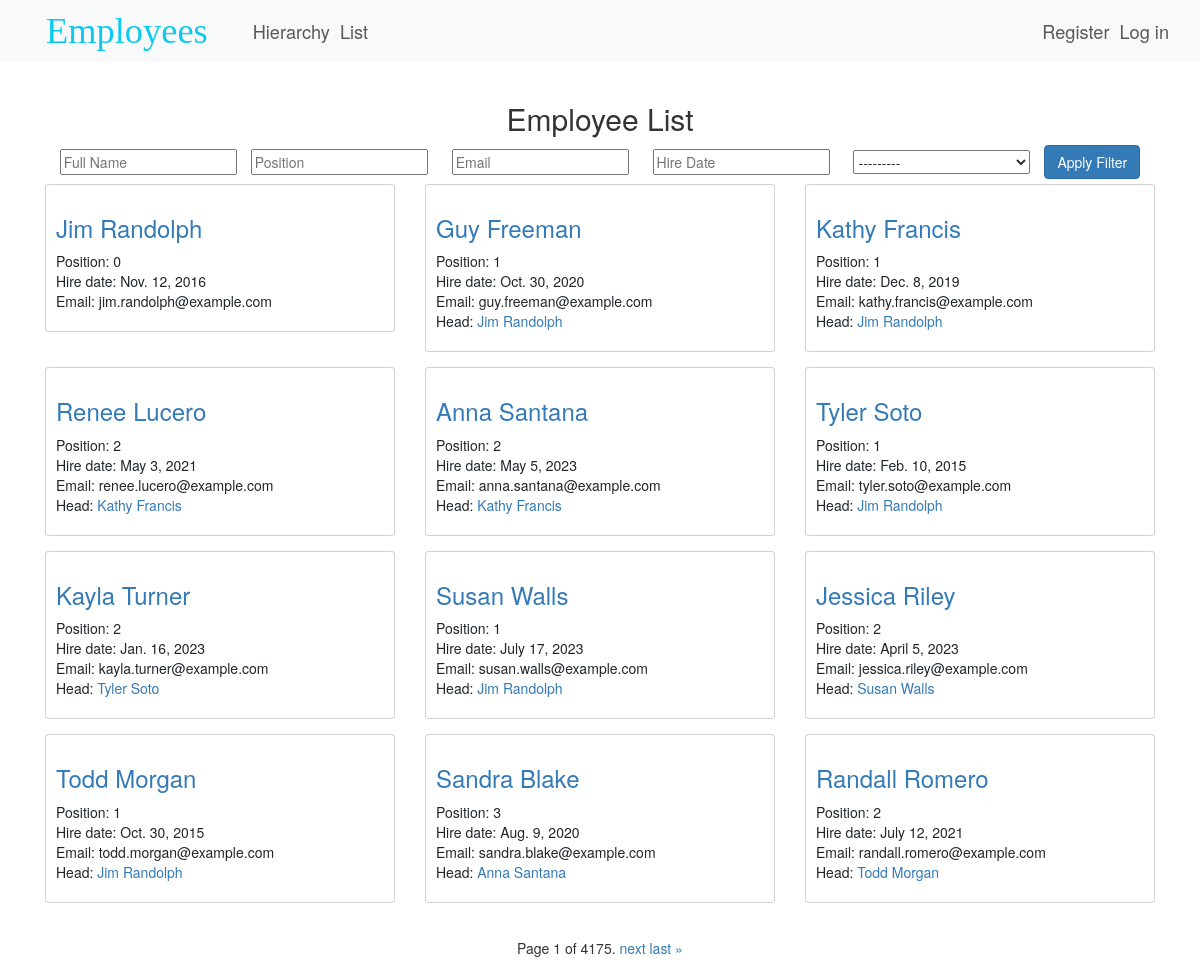
/employees/list/, run on the app's committed database.
### employees/models.py (models this page shows, shortened)
class Employee(models.Model):
    full_name = models.CharField(max_length = 100)
    position = models.CharField(max_length = 100)
    hire_date = models.DateField()
    email = models.EmailField()
    head = models.ForeignKey('self',
                             on_delete = models.SET_NULL,
                             null = True,
                             blank = True)

### employees/views.py (the view)
# urls.py: path('list/', EmployeeListView.as_view(), name='employee-list'),
class EmployeeListView(ListView):
    model = Employee
    context_object_name = 'employees'
    template_name = 'employee_list.html'
    paginate_by = 12
    def get_queryset(self):
        queryset = Employee.objects.all()
        employee_filter = EmployeeFilter(self.request.GET, queryset=queryset)
        return employee_filter.qs
    def get_context_data(self, **kwargs):
        context = super().get_context_data(**kwargs)
        params_dict = {key: value for key, value in self.request.GET.items() if key != 'page'}
        filter_params = urlencode(params_dict)
        context['filter_params'] = filter_params
        context['filter'] = EmployeeFilter(self.request.GET, queryset=self.get_queryset())
        context['authenticated'] = self.request.user.is_authenticated
        context['user'] = self.request.user
        return context

### employees/templates/employee_list.html (shortened to what this page needs)
{% extends "layout.html" %}
{% block body %}
<div class="d-flex flex-column justify-content-center align-items-center">
    <h2>Employee List</h2>
    <form method="get" class="form-inline">
        <div class="form-group mb-2">
            {{ filter.form.full_name }}
        </div>
        <div class="form-group mx-sm-3 mb-2">
            {{ filter.form.position }}
        </div>
        <div class="form-group mx-sm-3 mb-2">
            {{ filter.form.email }}
        </div>
        <div class="form-group mx-sm-3 mb-2">
            {{ filter.form.hire_date }}
        </div>
        <div class="form-group mx-sm-3 mb-2">
            {{ filter.form.order_by }}
        </div>
        <button type="submit" class="btn btn-primary mb-2">Apply Filter</button>
    </form>
</div>
    <div id="employee-list-container">
        {% include 'employee_list_partial.html' %}
    </div>
    <div class="container text-center">
    <div class="pagination">
        <span class="step-links">
            <span class="current">
                Page {{ page_obj.number }} of {{ page_obj.paginator.num_pages }}.
            </span>
            {% if page_obj.has_next %}
                <a href="?page={{ page_obj.next_page_number }}{% if filter_params %}&{{ filter_params }}{% endif %}">next</a>
                <a href="?page={{ page_obj.paginator.num_pages }}{% if filter_params %}&{{ filter_params }}{% endif %}">last &raquo;</a>
            {% endif %}
        </span>
    </div>
</div>
{% endblock body %}

### employees/templates/employee_list_partial.html
<div id="employee-list-container" class="container">
    <div class="row justify-content-center">
        {% for employee in employees %}
        <div class="col-md-4 mb-4">
            <div class="card">
                <div class="card-body">
                    <h3><a href="{% url 'employee-detail' employee.id %}">{{ employee.full_name }}</a></h3>
                    <ul class="list-unstyled">
                        <li>Position: {{employee.position}}</li>
                        <li>Hire date: {{employee.hire_date}}</li>
                        <li>Email: {{employee.email}}</li>
                        {% if not employee.head.full_name is None %}
                        <li>Head: <a href='{% url "employee-detail" employee.head.id %}'>{{employee.head.full_name}}</a></li>
                        {% endif %}
                    </ul>
                </div>
            </div>
        </div>
        {% endfor %}
    </div>
</div>

### data on the page
Employee: full_name "Jim Randolph", position "0", hire_date "Nov. 12, 2016", email "jim.randolph@example.com"
Employee: full_name "Guy Freeman", position "1", hire_date "Oct. 30, 2020", email "guy.freeman@example.com", head.full_name "Jim Randolph"
Employee: full_name "Kathy Francis", position "1", hire_date "Dec. 8, 2019", email "kathy.francis@example.com", head.full_name "Jim Randolph"
Employee: full_name "Renee Lucero", position "2", hire_date "May 3, 2021", email "renee.lucero@example.com", head.full_name "Kathy Francis"
Employee: full_name "Anna Santana", position "2", hire_date "May 5, 2023", email "anna.santana@example.com", head.full_name "Kathy Francis"
Employee: full_name "Tyler Soto", position "1", hire_date "Feb. 10, 2015", email "tyler.soto@example.com", head.full_name "Jim Randolph"
Employee: full_name "Kayla Turner", position "2", hire_date "Jan. 16, 2023", email "kayla.turner@example.com", head.full_name "Tyler Soto"
Employee: full_name "Susan Walls", position "1", hire_date "July 17, 2023", email "susan.walls@example.com", head.full_name "Jim Randolph"
Employee: full_name "Jessica Riley", position "2", hire_date "April 5, 2023", email "jessica.riley@example.com", head.full_name "Susan Walls"
Employee: full_name "Todd Morgan", position "1", hire_date "Oct. 30, 2015", email "todd.morgan@example.com", head.full_name "Jim Randolph"
Employee: full_name "Sandra Blake", position "3", hire_date "Aug. 9, 2020", email "sandra.blake@example.com", head.full_name "Anna Santana"
Employee: full_name "Randall Romero", position "2", hire_date "July 12, 2021", email "randall.romero@example.com", head.full_name "Todd Morgan"

### other printed values
{{ page_obj.number }} "1"
{{ page_obj.paginator.num_pages }} "4175"
